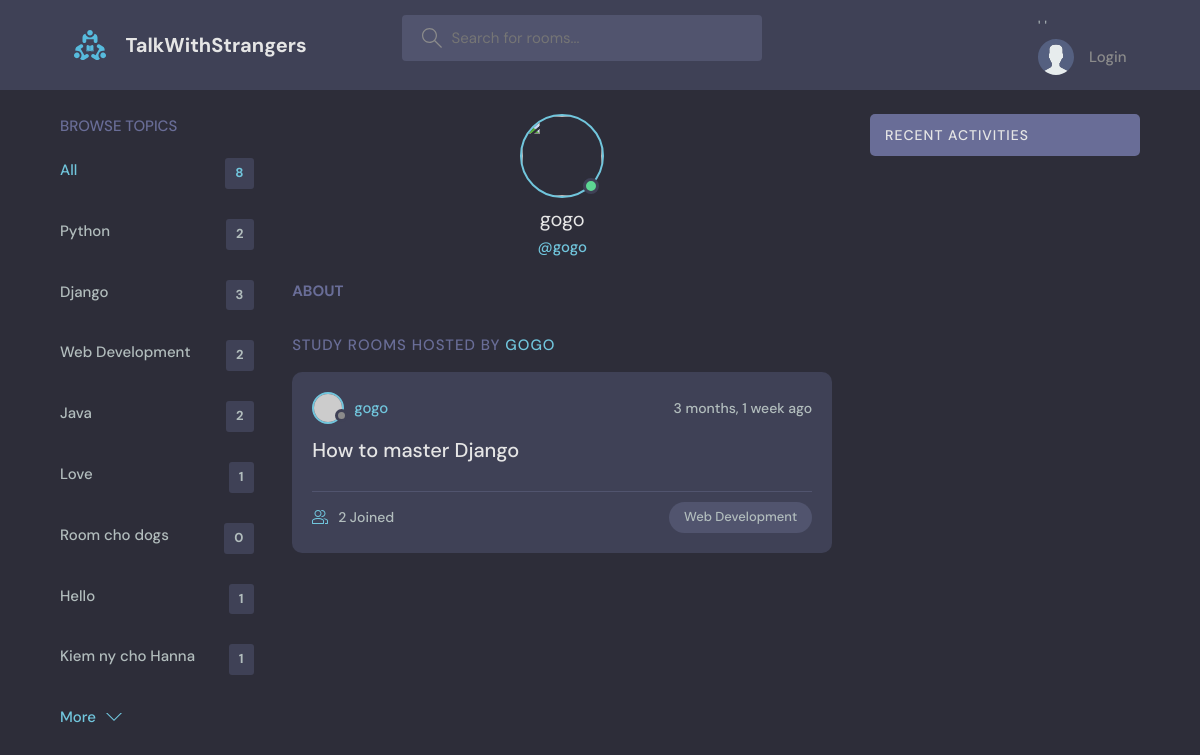
Screenshot of /profile/6/ with the database file from the repository.
### base/models.py (models this page shows, shortened)
class Topic(models.Model):
    name = models.CharField(max_length=200)

class Room(models.Model):
    host = models.ForeignKey(User, on_delete=models.SET_NULL, null=True)
    topic = models.ForeignKey(Topic, on_delete=models.SET_NULL, null=True)
    name = models.CharField(max_length=200)
    description = models.TextField(null=True, blank=True)
    participants = models.ManyToManyField(User, related_name='participants', blank=True)
    updated = models.DateTimeField(auto_now=True)
    created = models.DateTimeField(auto_now_add=True)
    class Meta:
        ordering = ['-updated', '-created']

### base/views.py (the view)
# urls.py: path('profile/<str:pk>/', views.userProfile, name='user-profile'),
def userProfile(request, pk):
    user = User.objects.get(id=pk)
    rooms = user.room_set.all()
    room_messages = user.message_set.all()
    topics = Topic.objects.all()
    context = {'user': user, 'rooms': rooms , 'room_messages': room_messages, 'topics': topics}
    return render(request, 'base/profile.html', context)

### base/templates/base/profile.html (shortened to what this page needs)
{% extends 'main.html' %}
{% block content %}
<main class="profile-page layout layout--3">
  <div class="container">
    {% include 'base/topics_component.html' %}
    <div class="roomList">
      <div class="profile">
        <div class="profile__avatar">
          <div class="avatar avatar--large active">
            <img src="{{user.avatar.url}}" />
          </div>
        </div>
        <div class="profile__info">
          <h3>{{user.username}}</h3>
          <p>@{{user.username}}</p>
        </div>
        <div class="profile__about">
          <h3>About</h3>
        </div>
      </div>
      <div class="roomList__header">
        <div>
          <h2>Study Rooms Hosted by <a>{{user.username}}</a>
          </h2>
        </div>
      </div>
      {% include 'base/feed_component.html' %}
    </div>
    {% include 'base/activity_component.html' %}
  </div>
</main>
{% endblock content %}

### base/templates/base/topics_component.html
<div class="topics">
    <div class="topics__header">
      <h2>Browse Topics</h2>
    </div>
    <ul class="topics__list">
      <li>
        <a href="{% url 'home' %}" class="active">All <span>{{topics.count}}</span></a>
      </li>
      {% for topic in topics %}
      <li>
        <a href="{% url 'home' %}?q={{topic.name}}">{{topic.name}} <span>{{topic.room_set.all.count}}</span></a>
      </li>
      {% endfor %}
    </ul>
    <a class="btn btn--link" href="topics.html">
      More
      <svg version="1.1" xmlns="http://www.w3.org/2000/svg" width="32" height="32" viewBox="0 0 32 32">
        <title>chevron-down</title>
        <path d="M16 21l-13-13h-3l16 16 16-16h-3l-13 13z"></path>
      </svg>
    </a>
  </div>

### base/templates/base/feed_component.html (shortened to what this page needs)
{% for room in rooms %}
<div class="roomListRoom">
    <div class="roomListRoom__header">
      <a href="{% url 'user-profile' room.host.id %}" class="roomListRoom__author">
        <div class="avatar avatar--small">
          <img src="https://randomuser.me/api/portraits/women/11.jpg" />
        </div>
        <span>{{room.host.username}}</span>
      </a>
      <div class="roomListRoom__actions">
        <span>{{room.created|timesince}} ago</span>
      </div>
    </div>
    <div class="roomListRoom__content">
      <a href="{% url 'room' room.id %}">{{room.name}}</a>
    </div>
    <div class="roomListRoom__meta">
      <a href="{% url 'room' room.id %}" class="roomListRoom__joined">
        {{room.participants.all.count}} Joined
      </a>
      <p class="roomListRoom__topic">{{room.topic.name}}</p>
    </div>
  </div>
  {% endfor %}

### rows the page displays
Topic: name "Python", room_set.all.count "2"
Topic: name "Django", room_set.all.count "3"
Topic: name "Web Development", room_set.all.count "2"
Topic: name "Java", room_set.all.count "2"
Topic: name "Love", room_set.all.count "1"
Topic: name "Room cho dogs", room_set.all.count "0"
Topic: name "Hello", room_set.all.count "1"
Topic: name "Kiem ny cho Hanna", room_set.all.count "1"
Room: host.username "gogo", created "3 months, 1 week", name "How to master Django", participants.all.count "2", topic.name "Web Development"

### other values shown
{{ topics.count }} "8"
{{ user.username }} "gogo"
{{ user.username }} "GOGO"
